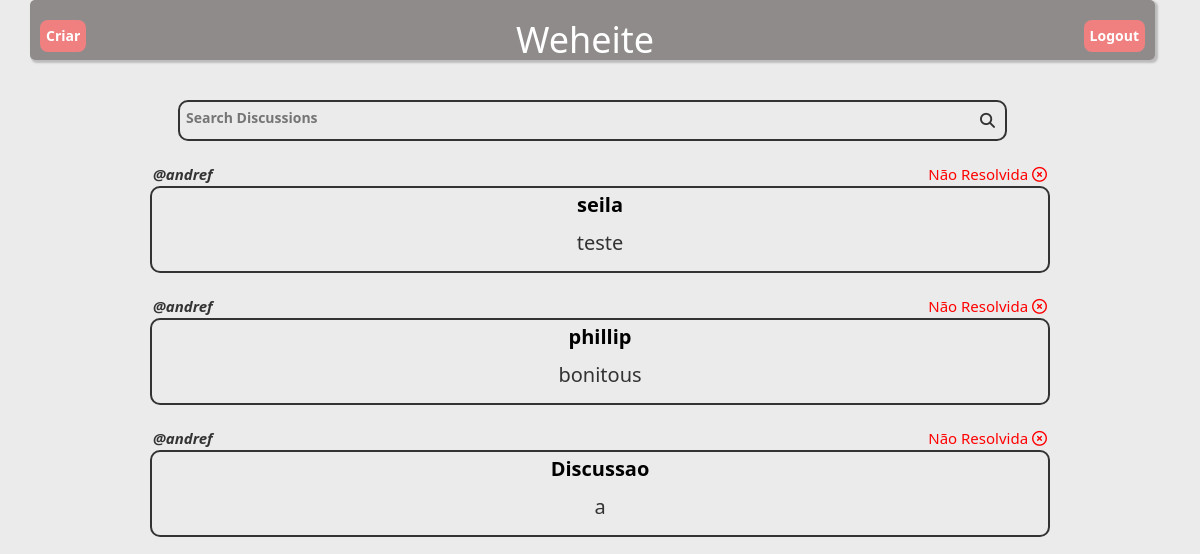
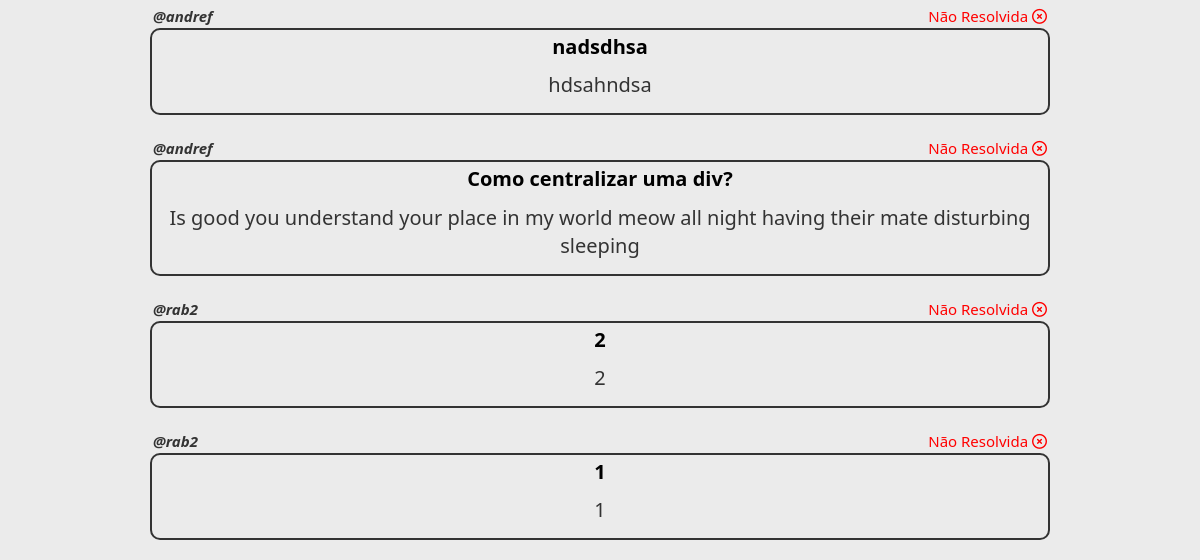
Page / (signed in) on the earlier database version (2 pictures, top to bottom).
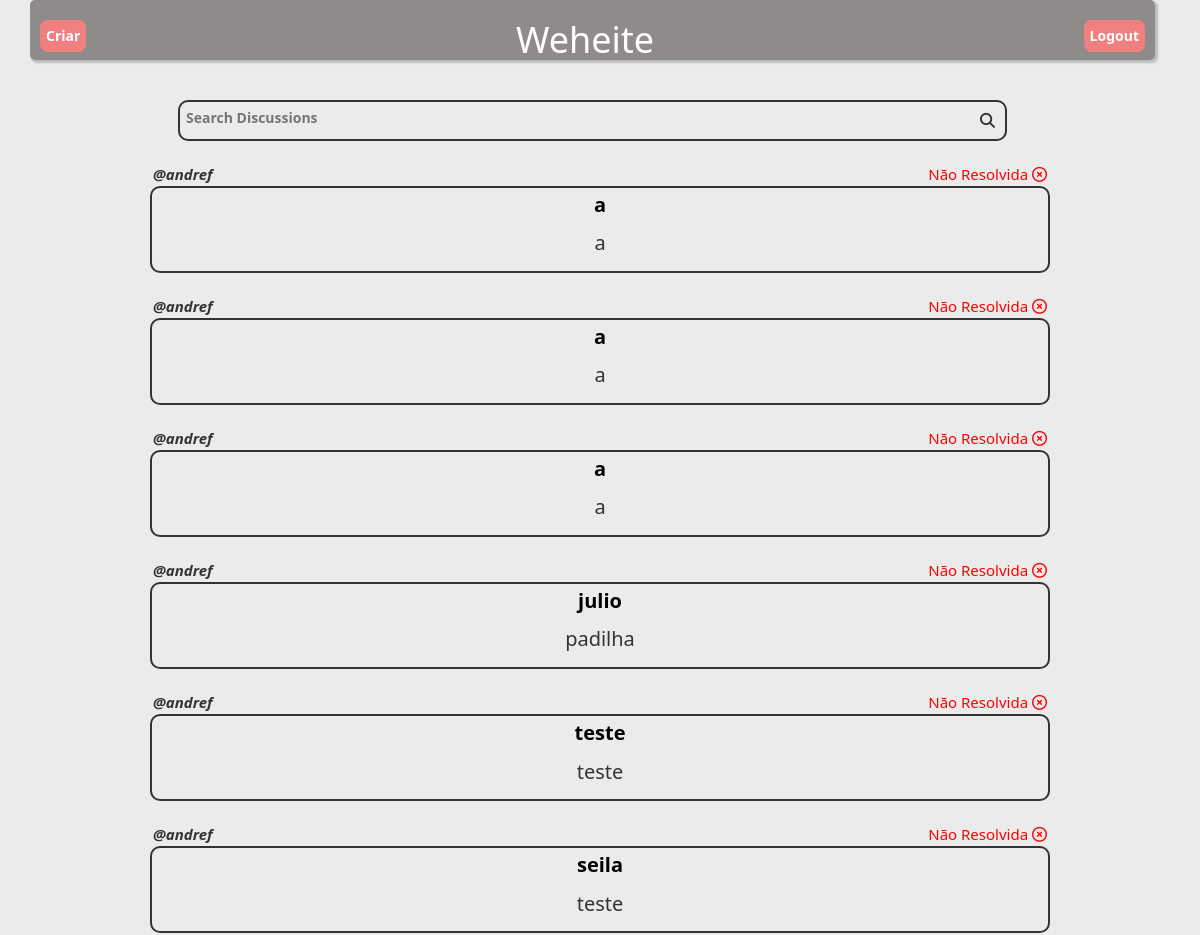
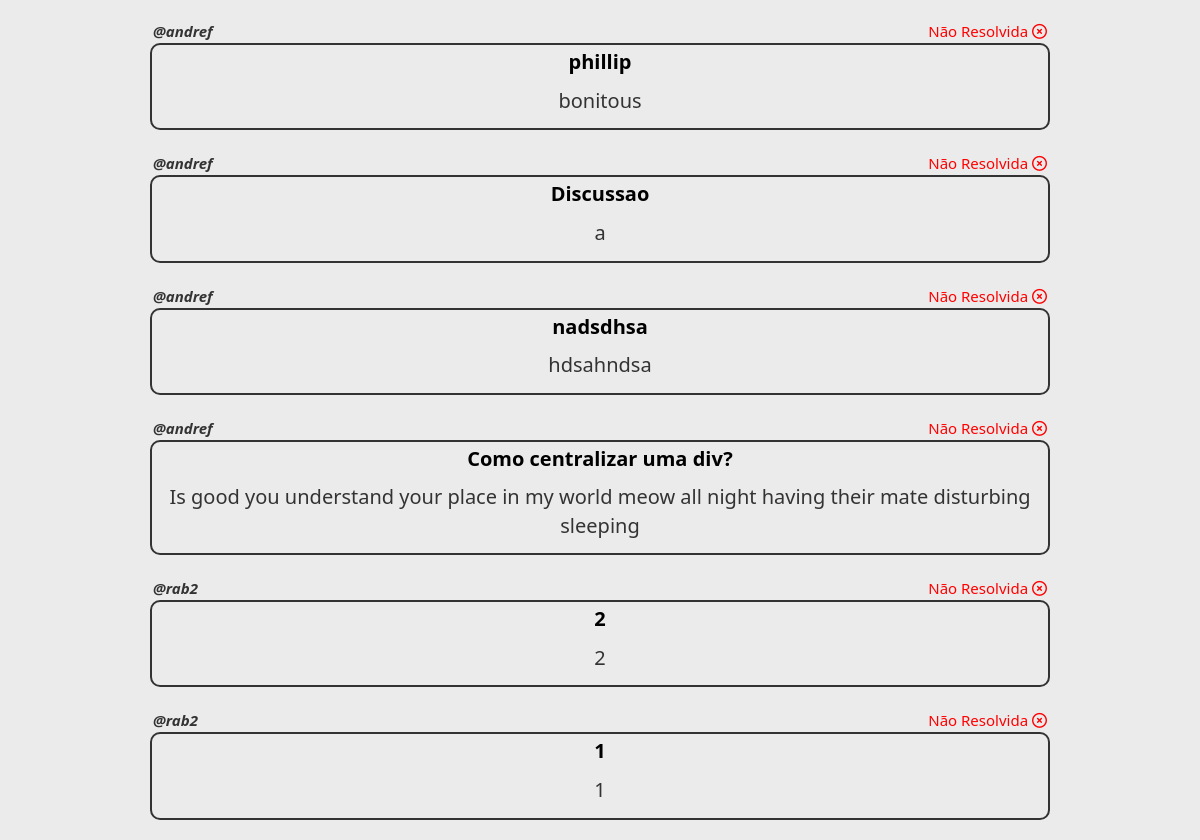
Same page on the later database version (2 pictures, top to bottom).
### users/models.py (models this page shows, shortened)
class Forum(models.Model):
    autor = models.ForeignKey(User, on_delete=models.SET_NULL,null=True)
    title = models.TextField(max_length=255)
    body = models.TextField(max_length=9999)
    respondida = models.ManyToManyField(User, default=None, blank=True, related_name='respondida')

### users/views.py (the view)
# urls.py: 2. Add a URL to urlpatterns:  path('', views.home, name='home')
def home(request):
    q = request.GET.get('q') if request.GET.get('q') != None else ''
    discussao = Forum.objects.filter(title__icontains=q).order_by("-id")
    context = {'discussao': discussao}
    return render(request, 'users/home.html', context )

### users/templates/users/home.html (shortened to what this page needs)
{% extends 'users/base.html' %}
{% block style %}
<div class="home-container">
    {% endblock style %}
    {% block content %}
    {% if user.is_authenticated %}
    <header>
        <a class="a3" href="{% url 'forum' %} ">Criar</a>
        <h1>Weheite</h1>
        <a class="a2" href="{% url 'logout' %} ">Logout</a>
    </header>
    <br>
    <br>
    <br>
    <br>
    <br>
    <div class="search-bar-position">
        <form method="GET" action="{% url 'home' %}">
            <div class="search-bar-disposition">
                <input type="text" name="q" class="search-bar" placeholder="Search Discussions" />
                <h6><i class="fa-solid fa-magnifying-glass"></i></h6>
            </div>
        </form>
    </div>
    <br>
    {% for posts in discussao %}
    <div class="footer-content">
        <div class="BoxAutor">
            <p><b><i>@{{posts.autor}}</i></b></p>
            {% if posts.autor in posts.respondida.all %}
            <div class="statusforum" style="color: green;">Resolvida<i class="fa-solid fa-check"></i></div>
            {% else %}
            <div class="statusforum" style="color: red;">Não Resolvida <i class="fa-regular fa-circle-xmark"></i></div>
            {%endif%}
        </div>
        <div class="BoxContent">
            <a class="a5" href="{{posts.id}}/detailForum/">
                <p><b>{{posts.title}}</b></p>
            </a>
            <p class="TextBody">{{posts.body}}</p>
        </div>
        <br>
    </div>
    {% endfor %}
    {% endif %}
    {% endblock content %}

### users/templates/users/base.html (shortened to what this page needs)
<!DOCTYPE html>
<html lang="en">
<head>
    <link rel="stylesheet" href="https://maxcdn.bootstrapcdn.com/bootstrap/3.3.7/css/bootstrap.min.css">
    {% block style %}
    {% endblock style %}
</head>
<body>
    <div class="container">
        {% block content %}
        {% endblock content %}
    </div>
</body>
</html>

### users/templates/users/home.html (style rules this page uses)
* { font-family: 'Segoe UI', Tahoma, Geneva, Verdana, sans-serif; }
:root { font-size: 14px; font-family: 'Segoe UI', Tahoma, Geneva, Verdana, sans-serif; }
body { background-color: #ebebeb; }
header { position: fixed; color: white; height: 60px; background-color: rgba(122, 116, 116, 0.8); display: flex; justify-content: space-between; width: 1125px; border-bottom: grey; border-radius: 5px; box-shadow: 2px 2px 2px 1px rgba(0, 0, 0, 0.2); }
h1 { padding-bottom: 10px; }
input { background-color: lightcoral; height: fit-content; width: fit-content; padding: 6px; color: #fff; font-weight: bolder; text-decoration: none; border-radius: 8px; }
a { text-decoration: none; }
.a5 { color: black; }
.BoxAutor { width: 900px; height: 25px; background: none; display: flex; justify-content: space-between; padding: 3px; font-size: 15px; }
.BoxContent { width: 900px; text-align: center; background: none; border: 2px solid; padding: 3px; font-size: 20px; border-radius: 10px; }
.a3 { text-decoration: none; background-color: lightcoral; height: fit-content; width: fit-content; padding: 6px; color: #fff; font-weight: bolder; text-decoration: none; border-radius: 8px; margin-left: 10px; margin-top: 20px; }
.a2 { text-decoration: none; background-color: lightcoral; height: fit-content; width: fit-content; padding: 6px; color: #fff; font-weight: bolder; text-decoration: none; border-radius: 8px; margin-right: 10px; margin-top: 20px; }
.TextBody { word-wrap: break-word; }
.footer-content { display: flex; flex-direction: column; align-items: center; }
.search-bar { background: none; width: 800px; border: none; color: black; padding-right: 60px; }
.search-bar-position { width: 1125px; display: flex; justify-content: center; }
.search-bar-disposition { display: flex; border: 2px solid; padding-right: 10px; border-radius: 10px; }
h6 { font-size: 15px; }

Differences in the rows shown:
added Forum: autor "andref", shows "Não Resolvida", title "a", body "a"
added Forum: autor "andref", shows "Não Resolvida", title "a", body "a"
added Forum: autor "andref", shows "Não Resolvida", title "a", body "a"
added Forum: autor "andref", shows "Não Resolvida", title "julio", body "padilha"
added Forum: autor "andref", shows "Não Resolvida", title "teste", body "teste"
